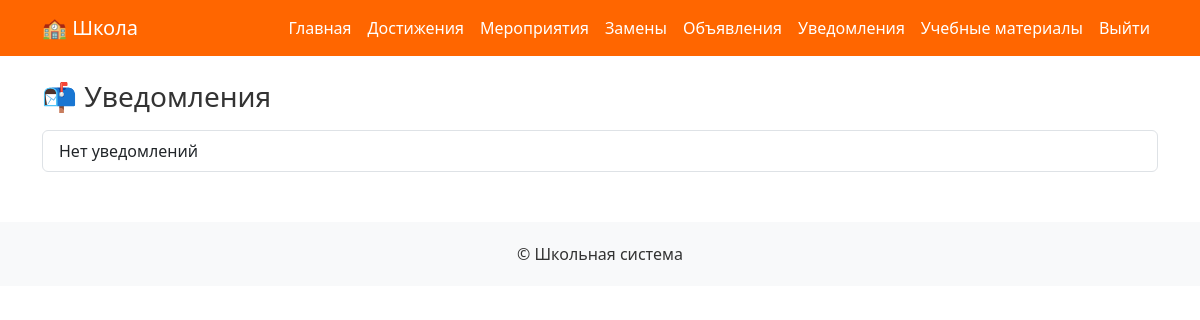
Before: /notifications/ (signed in) with the older database file.
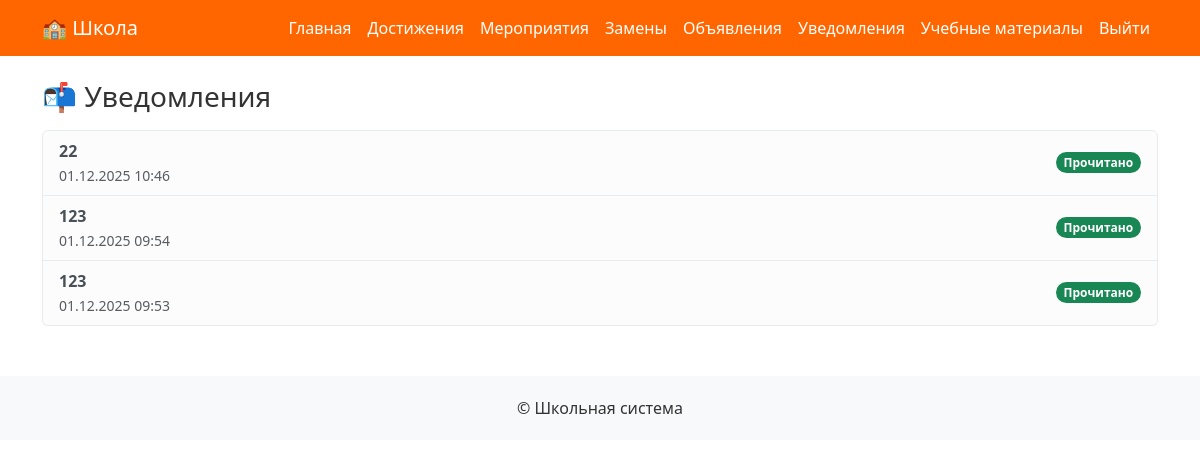
After: the same page with the newer database file.
### notifications/models.py (models this page shows, shortened)
class Notification(models.Model):
    sender = models.ForeignKey(CustomUser, on_delete=models.CASCADE, related_name='sent_notifications')
    receiver = models.ForeignKey(CustomUser, on_delete=models.CASCADE, related_name='received_notifications', null=True, blank=True)
    to_all_teachers = models.BooleanField(default=False)
    title = models.CharField(max_length=255)
    message = models.TextField()
    attachment = models.FileField(upload_to='notifications/', blank=True, null=True)
    is_read = models.BooleanField(default=False)
    created_at = models.DateTimeField(auto_now_add=True)
    class Meta:
        ordering = ['-created_at']

### notifications/views.py (the view)
# urls.py: path('', views.list_notifications, name='list_notifications'),
@login_required
def list_notifications(request):
    notifications = Notification.objects.filter(
        Q(receiver=request.user) | Q(to_all_teachers=True)
    ).order_by('-created_at')
    return render(request, "notifications/list_notifications.html", {"notifications": notifications})

### templates/notifications/list_notifications.html
{% extends "base.html" %}
{% block content %}
<h3 class="mb-3">📬 Уведомления</h3>
<div class="list-group">
    {% for notification in notifications %}
    <a href="{% url 'notifications:notification_detail' notification.id %}"
       class="list-group-item list-group-item-action d-flex justify-content-between align-items-center
       {% if not notification.is_read %}list-group-item-warning fw-bold{% else %}list-group-item-light{% endif %}">
        <div>
            <strong>{{ notification.title }}</strong>
            <br>
            <small class="text-muted">{{ notification.created_at|date:"d.m.Y H:i" }}</small>
        </div>
        {% if not notification.is_read %}
            <span class="badge bg-primary rounded-pill">Новое</span>
        {% else %}
            <span class="badge bg-success rounded-pill">Прочитано</span>
        {% endif %}
    </a>
    {% empty %}
    <div class="list-group-item">Нет уведомлений</div>
    {% endfor %}
</div>
{% endblock %}

Changed rows visible on the page:
added Notification: title "22", created_at "01.12.2025 10:46", is_read "Прочитано"
added Notification: title "123", created_at "01.12.2025 09:54", is_read "Прочитано"
added Notification: title "123", created_at "01.12.2025 09:53", is_read "Прочитано"
Other visible differences:
text no longer shown: "Нет уведомлений"
